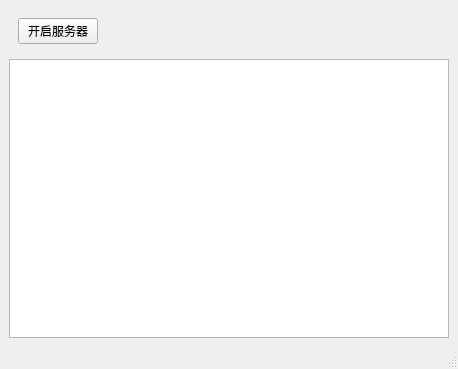
<?xml version="1.0" encoding="UTF-8"?>
<ui version="4.0">
 <class>MainWindow</class>
 <widget class="QMainWindow" name="MainWindow">
  <property name="geometry">
   <rect>
    <x>0</x>
    <y>0</y>
    <width>458</width>
    <height>369</height>
   </rect>
  </property>
  <property name="windowTitle">
   <string>MainWindow</string>
  </property>
  <widget class="QWidget" name="centralwidget">
   <layout class="QVBoxLayout" name="verticalLayout">
    <item>
     <widget class="QWidget" name="widget" native="true">
      <layout class="QHBoxLayout" name="horizontalLayout">
       <item>
        <widget class="QPushButton" name="pushButton">
         <property name="text">
          <string>开启服务器</string>
         </property>
        </widget>
       </item>
       <item>
        <spacer name="horizontalSpacer">
         <property name="orientation">
          <enum>Qt::Horizontal</enum>
         </property>
         <property name="sizeHint" stdset="0">
          <size>
           <width>338</width>
           <height>20</height>
          </size>
         </property>
        </spacer>
       </item>
      </layout>
     </widget>
    </item>
    <item>
     <widget class="QTableWidget" name="tableWidget"/>
    </item>
   </layout>
  </widget>
  <widget class="QMenuBar" name="menubar">
   <property name="geometry">
    <rect>
     <x>0</x>
     <y>0</y>
     <width>458</width>
     <height>25</height>
    </rect>
   </property>
  </widget>
  <widget class="QStatusBar" name="statusbar"/>
 </widget>
 <resources/>
 <connections/>
</ui>
